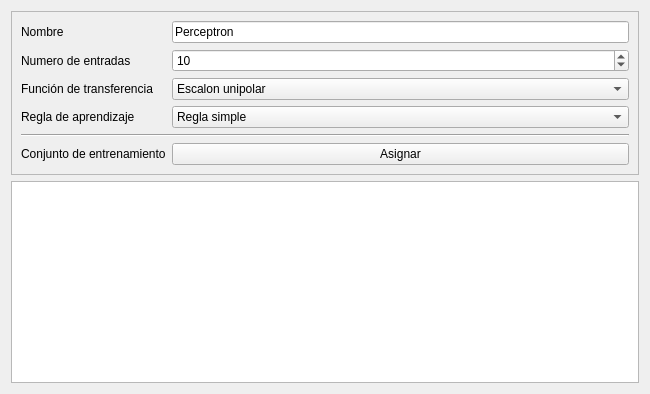
<?xml version="1.0" encoding="UTF-8"?>
<ui version="4.0">
 <class>PerceptronPage</class>
 <widget class="QWizardPage" name="PerceptronPage">
  <property name="geometry">
   <rect>
    <x>0</x>
    <y>0</y>
    <width>650</width>
    <height>394</height>
   </rect>
  </property>
  <property name="windowTitle">
   <string>WizardPage</string>
  </property>
  <layout class="QVBoxLayout" name="verticalLayout">
   <item>
    <widget class="QFrame" name="frame">
     <property name="frameShape">
      <enum>QFrame::StyledPanel</enum>
     </property>
     <property name="frameShadow">
      <enum>QFrame::Raised</enum>
     </property>
     <layout class="QFormLayout" name="formLayout_2">
      <property name="fieldGrowthPolicy">
       <enum>QFormLayout::AllNonFixedFieldsGrow</enum>
      </property>
      <item row="0" column="0">
       <widget class="QLabel" name="label_18">
        <property name="text">
         <string>Nombre</string>
        </property>
       </widget>
      </item>
      <item row="0" column="1">
       <widget class="QLineEdit" name="leName">
        <property name="text">
         <string>Perceptron</string>
        </property>
        <property name="placeholderText">
         <string/>
        </property>
       </widget>
      </item>
      <item row="1" column="0">
       <widget class="QLabel" name="label">
        <property name="text">
         <string>Numero de entradas</string>
        </property>
       </widget>
      </item>
      <item row="1" column="1">
       <widget class="QSpinBox" name="sbInputs">
        <property name="minimum">
         <number>1</number>
        </property>
        <property name="maximum">
         <number>10000</number>
        </property>
        <property name="value">
         <number>10</number>
        </property>
       </widget>
      </item>
      <item row="2" column="0">
       <widget class="QLabel" name="label_3">
        <property name="text">
         <string>Función de transferencia</string>
        </property>
       </widget>
      </item>
      <item row="2" column="1">
       <widget class="QComboBox" name="cbTransferFunction">
        <item>
         <property name="text">
          <string>Escalon unipolar</string>
         </property>
        </item>
        <item>
         <property name="text">
          <string>Escalon bipolar</string>
         </property>
        </item>
        <item>
         <property name="text">
          <string>Sigmoide</string>
         </property>
        </item>
        <item>
         <property name="text">
          <string>Tangente hiperbolica</string>
         </property>
        </item>
        <item>
         <property name="text">
          <string>Lineal</string>
         </property>
        </item>
        <item>
         <property name="text">
          <string>Lineal limitada unipolar</string>
         </property>
        </item>
        <item>
         <property name="text">
          <string>Lineal limitada bipolar</string>
         </property>
        </item>
       </widget>
      </item>
      <item row="3" column="0">
       <widget class="QLabel" name="label_4">
        <property name="text">
         <string>Regla de aprendizaje</string>
        </property>
       </widget>
      </item>
      <item row="3" column="1">
       <widget class="QComboBox" name="cbLearningRule">
        <item>
         <property name="text">
          <string>Regla simple</string>
         </property>
        </item>
        <item>
         <property name="text">
          <string>Regla delta</string>
         </property>
        </item>
       </widget>
      </item>
      <item row="5" column="0" colspan="2">
       <widget class="Line" name="line">
        <property name="orientation">
         <enum>Qt::Horizontal</enum>
        </property>
       </widget>
      </item>
      <item row="7" column="0">
       <widget class="QLabel" name="conjuntoDeEntranamientoLabel">
        <property name="text">
         <string>Conjunto de entrenamiento</string>
        </property>
       </widget>
      </item>
      <item row="7" column="1">
       <widget class="QPushButton" name="btnTrainingSet">
        <property name="text">
         <string>Asignar</string>
        </property>
       </widget>
      </item>
     </layout>
    </widget>
   </item>
   <item>
    <widget class="QGraphicsView" name="gvPerceptronDisplay"/>
   </item>
  </layout>
 </widget>
 <resources/>
 <connections/>
</ui>
